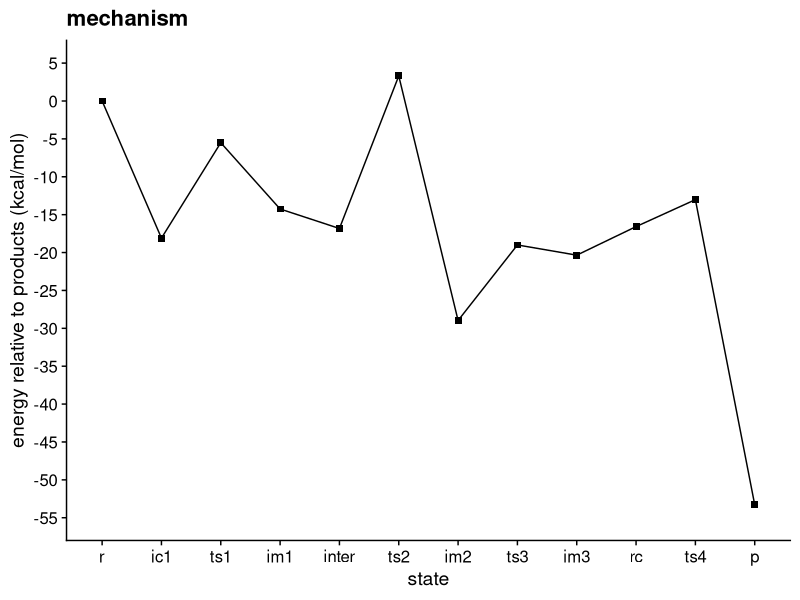
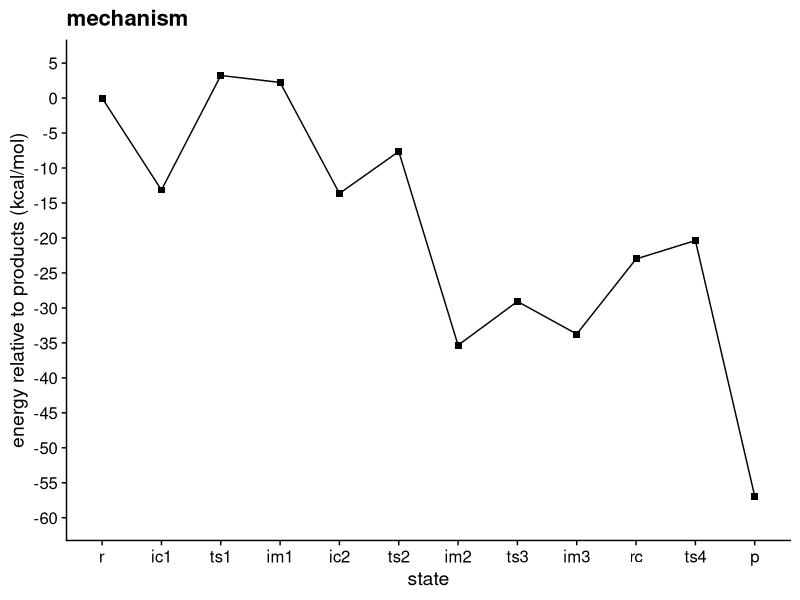

Source code (R) for these figures, in order:
library(tidyverse)

read_csv("cyclic_mechanism.csv") -> cyclic

cyclic %>%
  group_by(step) %>%
  summarise(total = sum(energy)) ->
  cyclic

read_csv("acyclic_mechanism.csv") -> acyclic

acyclic %>%
  group_by(step) %>%
  summarise(total = sum(energy)) ->
  acyclic

cyclic %>%
  spread(step, total) %>%
  transmute(cyclic_1 = cyclic_1 + benzoic_acid + n_isocyano_triphenylphosphorane,
            cyclic_1_intr_2 = cyclic_1_to_2_intr + benzoic_acid - cyclic_1,
            cyclic_1_to_2 = cyclic_1_to_2 + benzoic_acid - cyclic_1,
            cyclic_2 = cyclic_2 + benzoic_acid - cyclic_1,
            cyclic_2_intr_3 = cyclic_2_to_3_intr  - cyclic_1,
            cyclic_2_to_3 = cyclic_2_to_3 - cyclic_1,
            cyclic_3 = cyclic_3 - cyclic_1,
            cyclic_3_to_4 = cyclic_3_to_4 - cyclic_1,
            cyclic_4 = cyclic_4 - cyclic_1,
            cyclic_5 = cyclic_5 - cyclic_1,
            cyclic_5_to_6 = cyclic_5_to_6 - cyclic_1,
            cyclic_6 = cyclic_6 + triphenylphosphine_oxide - cyclic_1,
            cyclic_1 = 0.0) %>%
  mutate_all(list(~ . * 2625.5 / 4.184)) ->
  cyclic_mechanism

acyclic %>%
  spread(step, total) %>%
  transmute(acyclic_1 = acyclic_1 + benzoic_acid + n_isocyano_triphenylphosphorane,
            acyclic_1_intr_2 = acyclic_1_intr_2 + benzoic_acid - acyclic_1,
            acyclic_1_to_2 = acyclic_1_to_2 + benzoic_acid - acyclic_1,
            acyclic_2 = acyclic_2 + benzoic_acid - acyclic_1,
            acyclic_2_intr_3 = acyclic_2_intr_3  - acyclic_1,
            acyclic_2_to_3 = acyclic_2_to_3 - acyclic_1,
            acyclic_3 = acyclic_3 - acyclic_1,
            acyclic_3_to_4 = acyclic_3_to_4 - acyclic_1,
            acyclic_4 = acyclic_4 - acyclic_1,
            acyclic_5 = acyclic_5 - acyclic_1,
            acyclic_5_to_6 = acyclic_5_to_6 - acyclic_1,
            acyclic_6 = acyclic_6 + triphenylphosphine_oxide - acyclic_1,
            acyclic_1 = 0.0) %>%
  mutate_all(list(~ . * 2625.5 / 4.184)) ->
  acyclic_mechanism

print(cyclic_mechanism %>% gather)

cyclic_mechanism %>%
  gather %>%
  ggplot(aes(key, value)) +
  geom_point(shape = 15, size = 2) +
  geom_line(aes(group = 1)) +
  scale_x_discrete(labels=c("r", "ic1", "ts1", "im1", "inter", "ts2", "im2", "ts3", "im3", "rc", "ts4","p")) +
  scale_y_continuous(breaks=seq(-55, 5, 5), limits=c(-55, 5)) +
  labs(x = "state", y = "energy relative to products (kcal/mol)", title = "mechanism") +
  cowplot::theme_cowplot()

print(acyclic_mechanism %>% gather)

acyclic_mechanism %>%
  gather %>%
  ggplot(aes(key, value)) +
  geom_point(shape = 15, size = 2) +
  geom_line(aes(group = 1)) +
  scale_x_discrete(labels=c("r", "ic1", "ts1", "im1", "ic2", "ts2", "im2", "ts3", "im3", "rc", "ts4" ,"p")) +
  scale_y_continuous(breaks=seq(-60, 5, 5), limits=c(-60, 5)) +
  labs(x = "state", y = "energy relative to products (kcal/mol)", title = "mechanism") +
  cowplot::theme_cowplot()



